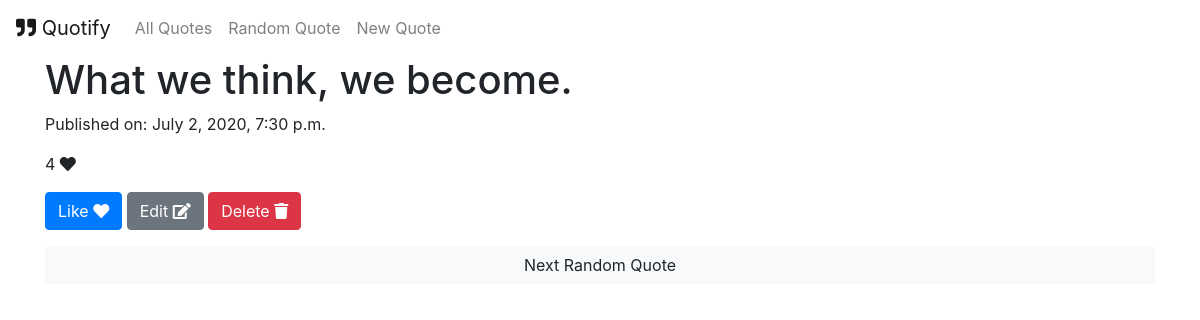
Screenshot of /15/ with the database file from the repository.
### quotes/models.py (models this page shows, shortened)
class Quote(models.Model):
    quote_text = models.CharField(max_length=1000)
    pub_date = models.DateTimeField('date published', auto_now=True)
    likes = models.IntegerField(default=0)

### quotes/views.py (the view)
# urls.py: path('<int:pk>/', views.DetailView.as_view(), name='detail'),
class DetailView(generic.DetailView):
    model = Quote
    template_name = 'quotes/detail.html'

### quotes/templates/quotes/detail.html (shortened to what this page needs)
{% extends 'quotes/base.html' %}
{% block content %}
    <h1>{{ quote.quote_text }}</h1>
    <p>Published on: {{ quote.pub_date }}</p>
    <p>{{ quote.likes }} <i class="fas fa-heart"></i></p>
    <a class="btn btn-primary" href="{% url 'quotes:like' quote.id %}">Like <i class="fas fa-heart"></i></a>
    <a class="btn btn-secondary" href="{% url 'quotes:edit' quote.id %}">Edit <i class="fas fa-edit"></i></a>
    <a class="btn btn-danger" href="{% url 'quotes:delete' quote.id %}">Delete <i class="fas fa-trash"></i></a>
    <p><a class="btn btn-light btn-block" href="{% url 'quotes:random' %}">Next Random Quote</a></p>
{% endblock %}

### rows the page displays
Quote: quote_text "What we think, we become.", pub_date "July 2, 2020, 7:30 p.m.", likes "4"
